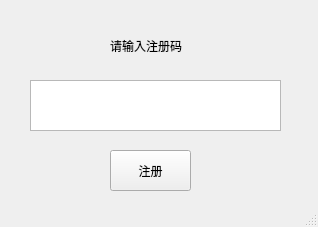
<?xml version="1.0" encoding="UTF-8"?>
<ui version="4.0">
 <class>MainWindow</class>
 <widget class="QMainWindow" name="MainWindow">
  <property name="geometry">
   <rect>
    <x>0</x>
    <y>0</y>
    <width>318</width>
    <height>227</height>
   </rect>
  </property>
  <property name="windowTitle">
   <string>MainWindow</string>
  </property>
  <widget class="QWidget" name="centralwidget">
   <widget class="QLabel" name="label">
    <property name="geometry">
     <rect>
      <x>110</x>
      <y>20</y>
      <width>431</width>
      <height>51</height>
     </rect>
    </property>
    <property name="text">
     <string>请输入注册码</string>
    </property>
   </widget>
   <widget class="QTextEdit" name="textEdit">
    <property name="geometry">
     <rect>
      <x>30</x>
      <y>80</y>
      <width>251</width>
      <height>51</height>
     </rect>
    </property>
   </widget>
   <widget class="QPushButton" name="pushButton">
    <property name="geometry">
     <rect>
      <x>110</x>
      <y>150</y>
      <width>81</width>
      <height>41</height>
     </rect>
    </property>
    <property name="text">
     <string>注册</string>
    </property>
   </widget>
  </widget>
  <widget class="QStatusBar" name="statusbar"/>
 </widget>
 <resources/>
 <connections/>
</ui>
